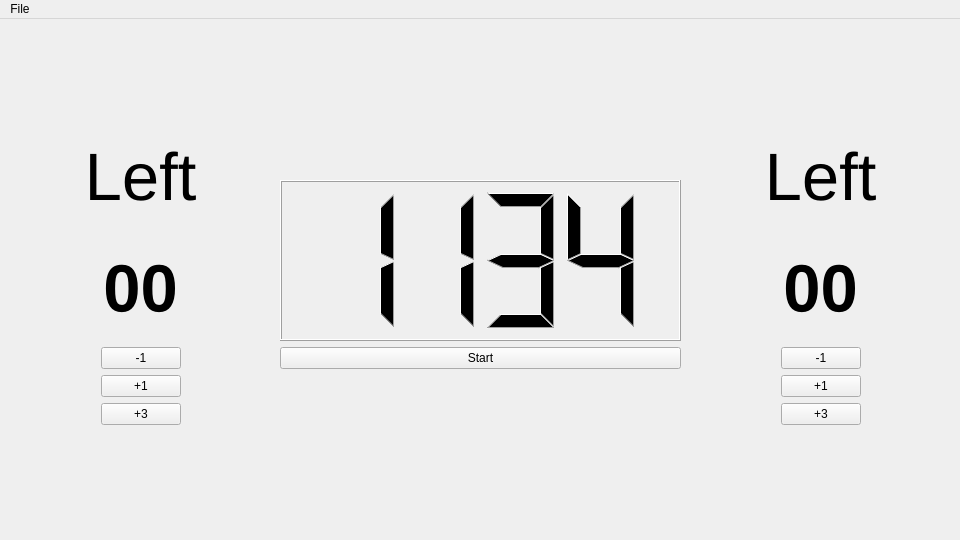
<?xml version="1.0" encoding="UTF-8"?>
<ui version="4.0">
 <class>MainWindow</class>
 <widget class="QMainWindow" name="MainWindow">
  <property name="geometry">
   <rect>
    <x>0</x>
    <y>0</y>
    <width>960</width>
    <height>540</height>
   </rect>
  </property>
  <property name="windowTitle">
   <string>Scorekeeper</string>
  </property>
  <widget class="QWidget" name="centralwidget">
   <widget class="QWidget" name="layoutWidget">
    <property name="geometry">
     <rect>
      <x>0</x>
      <y>0</y>
      <width>281</width>
      <height>511</height>
     </rect>
    </property>
    <layout class="QVBoxLayout" name="layout_left">
     <item>
      <spacer name="spacer_left_top">
       <property name="orientation">
        <enum>Qt::Vertical</enum>
       </property>
       <property name="sizeHint" stdset="0">
        <size>
         <width>20</width>
         <height>40</height>
        </size>
       </property>
      </spacer>
     </item>
     <item>
      <widget class="QLabel" name="label_left_name">
       <property name="sizePolicy">
        <sizepolicy hsizetype="Preferred" vsizetype="Expanding">
         <horstretch>0</horstretch>
         <verstretch>0</verstretch>
        </sizepolicy>
       </property>
       <property name="styleSheet">
        <string notr="true">font-size: 50pt</string>
       </property>
       <property name="text">
        <string>Left</string>
       </property>
       <property name="alignment">
        <set>Qt::AlignCenter</set>
       </property>
      </widget>
     </item>
     <item>
      <widget class="QLabel" name="label_left_score">
       <property name="sizePolicy">
        <sizepolicy hsizetype="Preferred" vsizetype="Expanding">
         <horstretch>0</horstretch>
         <verstretch>0</verstretch>
        </sizepolicy>
       </property>
       <property name="styleSheet">
        <string notr="true">font-size: 50pt; font-weight: bold</string>
       </property>
       <property name="text">
        <string>00</string>
       </property>
       <property name="textFormat">
        <enum>Qt::AutoText</enum>
       </property>
       <property name="scaledContents">
        <bool>true</bool>
       </property>
       <property name="alignment">
        <set>Qt::AlignCenter</set>
       </property>
      </widget>
     </item>
     <item>
      <layout class="QHBoxLayout" name="layout_left_button_spacer">
       <item>
        <spacer name="spacer_left_left">
         <property name="orientation">
          <enum>Qt::Horizontal</enum>
         </property>
         <property name="sizeHint" stdset="0">
          <size>
           <width>40</width>
           <height>20</height>
          </size>
         </property>
        </spacer>
       </item>
       <item>
        <layout class="QVBoxLayout" name="layout_left_buttons">
         <item>
          <widget class="QPushButton" name="button_left_score_top">
           <property name="sizePolicy">
            <sizepolicy hsizetype="Minimum" vsizetype="Fixed">
             <horstretch>0</horstretch>
             <verstretch>0</verstretch>
            </sizepolicy>
           </property>
           <property name="text">
            <string>-1</string>
           </property>
          </widget>
         </item>
         <item>
          <widget class="QPushButton" name="button_left_score_middle">
           <property name="sizePolicy">
            <sizepolicy hsizetype="Minimum" vsizetype="Fixed">
             <horstretch>0</horstretch>
             <verstretch>0</verstretch>
            </sizepolicy>
           </property>
           <property name="text">
            <string>+1</string>
           </property>
          </widget>
         </item>
         <item>
          <widget class="QPushButton" name="button_left_score_bottom">
           <property name="sizePolicy">
            <sizepolicy hsizetype="Minimum" vsizetype="Fixed">
             <horstretch>0</horstretch>
             <verstretch>0</verstretch>
            </sizepolicy>
           </property>
           <property name="text">
            <string>+3</string>
           </property>
          </widget>
         </item>
        </layout>
       </item>
       <item>
        <spacer name="spacer_left_right">
         <property name="orientation">
          <enum>Qt::Horizontal</enum>
         </property>
         <property name="sizeHint" stdset="0">
          <size>
           <width>40</width>
           <height>20</height>
          </size>
         </property>
        </spacer>
       </item>
      </layout>
     </item>
     <item>
      <spacer name="spacer_left_bottom">
       <property name="orientation">
        <enum>Qt::Vertical</enum>
       </property>
       <property name="sizeHint" stdset="0">
        <size>
         <width>20</width>
         <height>40</height>
        </size>
       </property>
      </spacer>
     </item>
    </layout>
   </widget>
   <widget class="QWidget" name="layoutWidget">
    <property name="geometry">
     <rect>
      <x>680</x>
      <y>0</y>
      <width>281</width>
      <height>511</height>
     </rect>
    </property>
    <layout class="QVBoxLayout" name="layout_right">
     <item>
      <spacer name="spacer_right_top">
       <property name="orientation">
        <enum>Qt::Vertical</enum>
       </property>
       <property name="sizeHint" stdset="0">
        <size>
         <width>20</width>
         <height>40</height>
        </size>
       </property>
      </spacer>
     </item>
     <item>
      <widget class="QLabel" name="label_right_name">
       <property name="sizePolicy">
        <sizepolicy hsizetype="Preferred" vsizetype="Expanding">
         <horstretch>0</horstretch>
         <verstretch>0</verstretch>
        </sizepolicy>
       </property>
       <property name="styleSheet">
        <string notr="true">font-size: 50pt</string>
       </property>
       <property name="text">
        <string>Left</string>
       </property>
       <property name="alignment">
        <set>Qt::AlignCenter</set>
       </property>
      </widget>
     </item>
     <item>
      <widget class="QLabel" name="label_right_score">
       <property name="sizePolicy">
        <sizepolicy hsizetype="Preferred" vsizetype="Expanding">
         <horstretch>0</horstretch>
         <verstretch>0</verstretch>
        </sizepolicy>
       </property>
       <property name="styleSheet">
        <string notr="true">font-size: 50pt; font-weight: bold</string>
       </property>
       <property name="text">
        <string>00</string>
       </property>
       <property name="textFormat">
        <enum>Qt::AutoText</enum>
       </property>
       <property name="scaledContents">
        <bool>true</bool>
       </property>
       <property name="alignment">
        <set>Qt::AlignCenter</set>
       </property>
      </widget>
     </item>
     <item>
      <layout class="QHBoxLayout" name="layout_right_button_spacer">
       <item>
        <spacer name="spacer_right_left">
         <property name="orientation">
          <enum>Qt::Horizontal</enum>
         </property>
         <property name="sizeHint" stdset="0">
          <size>
           <width>40</width>
           <height>20</height>
          </size>
         </property>
        </spacer>
       </item>
       <item>
        <layout class="QVBoxLayout" name="layout_right_buttons">
         <item>
          <widget class="QPushButton" name="button_right_score_top">
           <property name="sizePolicy">
            <sizepolicy hsizetype="Minimum" vsizetype="Fixed">
             <horstretch>0</horstretch>
             <verstretch>0</verstretch>
            </sizepolicy>
           </property>
           <property name="text">
            <string>-1</string>
           </property>
          </widget>
         </item>
         <item>
          <widget class="QPushButton" name="button_right_score_middle">
           <property name="sizePolicy">
            <sizepolicy hsizetype="Minimum" vsizetype="Fixed">
             <horstretch>0</horstretch>
             <verstretch>0</verstretch>
            </sizepolicy>
           </property>
           <property name="text">
            <string>+1</string>
           </property>
          </widget>
         </item>
         <item>
          <widget class="QPushButton" name="button_right_score_bottom">
           <property name="sizePolicy">
            <sizepolicy hsizetype="Minimum" vsizetype="Fixed">
             <horstretch>0</horstretch>
             <verstretch>0</verstretch>
            </sizepolicy>
           </property>
           <property name="text">
            <string>+3</string>
           </property>
          </widget>
         </item>
        </layout>
       </item>
       <item>
        <spacer name="spacer_right_right">
         <property name="orientation">
          <enum>Qt::Horizontal</enum>
         </property>
         <property name="sizeHint" stdset="0">
          <size>
           <width>40</width>
           <height>20</height>
          </size>
         </property>
        </spacer>
       </item>
      </layout>
     </item>
     <item>
      <spacer name="spacer_right_bottom">
       <property name="orientation">
        <enum>Qt::Vertical</enum>
       </property>
       <property name="sizeHint" stdset="0">
        <size>
         <width>20</width>
         <height>40</height>
        </size>
       </property>
      </spacer>
     </item>
    </layout>
   </widget>
   <widget class="QWidget" name="">
    <property name="geometry">
     <rect>
      <x>280</x>
      <y>0</y>
      <width>401</width>
      <height>511</height>
     </rect>
    </property>
    <layout class="QGridLayout" name="layout_timer" rowstretch="0,0,0,0">
     <item row="1" column="0">
      <widget class="QLCDNumber" name="lcd_timer">
       <property name="sizePolicy">
        <sizepolicy hsizetype="Expanding" vsizetype="Expanding">
         <horstretch>0</horstretch>
         <verstretch>0</verstretch>
        </sizepolicy>
       </property>
       <property name="digitCount">
        <number>4</number>
       </property>
       <property name="intValue" stdset="0">
        <number>1134</number>
       </property>
      </widget>
     </item>
     <item row="2" column="0">
      <widget class="QPushButton" name="button_startstop">
       <property name="sizePolicy">
        <sizepolicy hsizetype="Minimum" vsizetype="Minimum">
         <horstretch>0</horstretch>
         <verstretch>0</verstretch>
        </sizepolicy>
       </property>
       <property name="text">
        <string>Start</string>
       </property>
      </widget>
     </item>
     <item row="0" column="0">
      <spacer name="spacer_timer_top">
       <property name="orientation">
        <enum>Qt::Vertical</enum>
       </property>
       <property name="sizeHint" stdset="0">
        <size>
         <width>20</width>
         <height>40</height>
        </size>
       </property>
      </spacer>
     </item>
     <item row="3" column="0">
      <spacer name="spacer_timer_bottom">
       <property name="orientation">
        <enum>Qt::Vertical</enum>
       </property>
       <property name="sizeHint" stdset="0">
        <size>
         <width>20</width>
         <height>40</height>
        </size>
       </property>
      </spacer>
     </item>
    </layout>
   </widget>
  </widget>
  <widget class="QMenuBar" name="menubar">
   <property name="geometry">
    <rect>
     <x>0</x>
     <y>0</y>
     <width>960</width>
     <height>24</height>
    </rect>
   </property>
   <property name="nativeMenuBar">
    <bool>true</bool>
   </property>
   <widget class="QMenu" name="menu_main">
    <property name="title">
     <string>File</string>
    </property>
    <addaction name="action_undo"/>
    <addaction name="separator"/>
    <addaction name="action_configure"/>
    <addaction name="separator"/>
    <addaction name="action_reset"/>
    <addaction name="action_quit"/>
   </widget>
   <addaction name="menu_main"/>
  </widget>
  <action name="action_undo">
   <property name="text">
    <string>Undo</string>
   </property>
   <property name="shortcut">
    <string>Ctrl+Z</string>
   </property>
  </action>
  <action name="action_configure">
   <property name="text">
    <string>Configure...</string>
   </property>
   <property name="shortcut">
    <string>F10</string>
   </property>
  </action>
  <action name="action_quit">
   <property name="text">
    <string>Quit</string>
   </property>
   <property name="shortcut">
    <string>Esc</string>
   </property>
  </action>
  <action name="action_reset">
   <property name="text">
    <string>Reset</string>
   </property>
   <property name="shortcut">
    <string>F2</string>
   </property>
  </action>
 </widget>
 <resources/>
 <connections/>
</ui>
